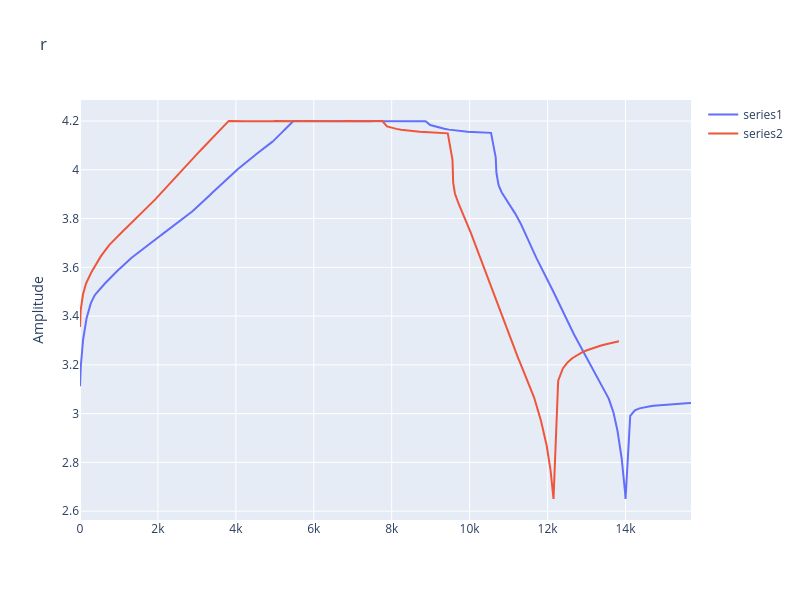

Notebook cell for this chart:
### Code cell
path = r'Dataset\Dataset_1_NCA_battery_R01\CY25-05_1-#1_1.csv'
df = pd.read_csv(path)
T1 = df.iloc[:,0].values
T1=T1-T1[0]
V1 = df.iloc[:,2].values

path = r'Dataset\Dataset_1_NCA_battery_R01\CY25-05_1-#1_145.csv'
df = pd.read_csv(path)
T2 = df.iloc[:,0].values
T2=T2-T2[0]
V2 = df.iloc[:,2].values
#PlotTwoScales(T,T,V,I,w=8,h=4)
plot_2series(x1=T1,x2=T2,y1=V1,y2=V2,w=800,h=600)

### Figure 1 — Plotly figure (JSON) as saved in the notebook; plotly's stock layout.template omitted (floating-point values rounded to 4 significant figures; data arrays with more than 128 entries replaced by an {"elided": "..."} marker saying what was removed)
{"data": [{"mode": "lines", "name": "series1", "type": "scatter", "x": {"elided": "583 float values"}, "xaxis": "x", "y": {"elided": "583 float values"}, "yaxis": "y"}, {"mode": "lines", "name": "series2", "type": "scatter", "x": {"elided": "874 float values"}, "xaxis": "x", "y": {"elided": "874 float values"}, "yaxis": "y"}], "layout": {"height": 600, "title": {"text": "r"}, "width": 800, "xaxis": {"anchor": "y", "domain": [0, 1]}, "yaxis": {"anchor": "x", "domain": [0, 1], "title": {"text": "Amplitude"}}}}
